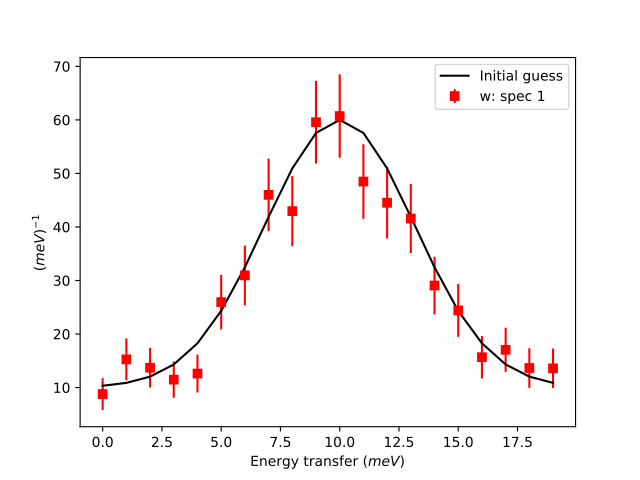

Here is the Python script that generated this plot:
import numpy as np
import matplotlib.pyplot as plt
from mantid import plots
from mantid.simpleapi import CreateWorkspace

# Create a workspace that has a Gaussian peak
x = np.arange(20)
y0 = 10.+50*np.exp(-(x-10)**2/20)
err=np.sqrt(y0)
y = 10.+50*np.exp(-(x-10)**2/20)
y += err*np.random.normal(size=len(err))
err = np.sqrt(y)
w = CreateWorkspace(DataX=x, DataY=y, DataE=err, NSpec=1, UnitX='DeltaE')

# Plot - note that the projection='mantid' keyword is passed to all axes
fig, ax = plt.subplots(subplot_kw={'projection':'mantid'})
ax.errorbar(w,'rs') # plot the workspace with errorbars, using red squares
ax.plot(x,y0,'k-', label='Initial guess') # plot the initial guess with black line
ax.legend() # show the legend
#fig.show()
